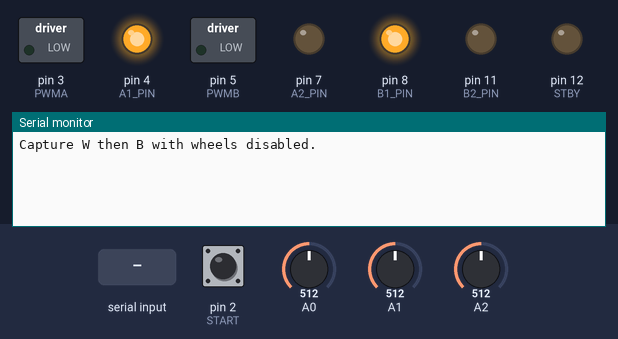
Bench run of a sketch on a simulated Arduino Uno, built with avr-gcc and run on an emulated ATmega328P. On the bench: switched loads named in the sketch (green lamp = pin HIGH), output pins drawn as LEDs (lit = HIGH), the last lines printed to the serial monitor. The test bench sets the inputs (shaded band); at power-on: pin 2 (START) HIGH, A0 = 512, A1 = 512, A2 = 512.

Above: at 1.2 s.
1.3 s: pin 2 (START) pulled LOW for 0.15 s
At 2.5 s:
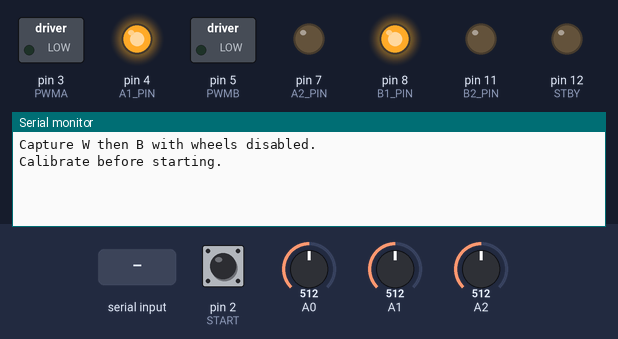
2.9 s: "W" received over Serial
At 4.0 s:
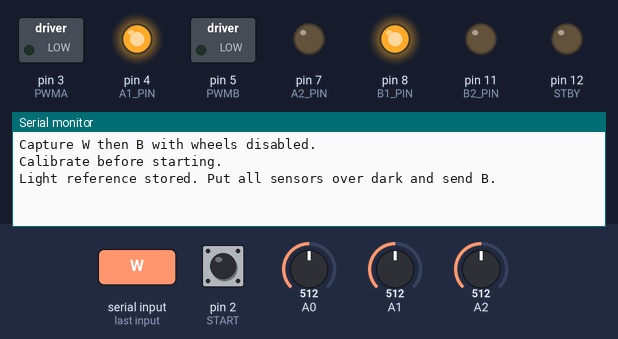
4.4 s: "B" received over Serial
At 5.2 s:
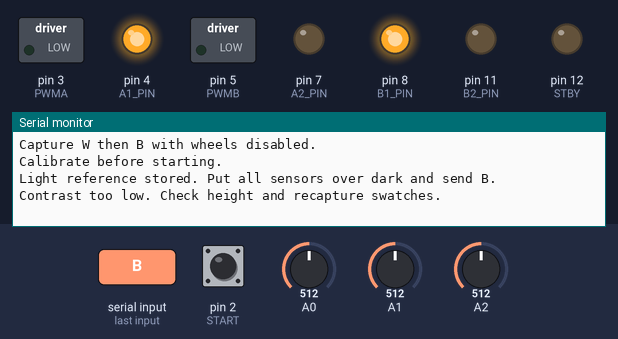

Measured:
- after the input at 1.3 s, the serial monitor: prints a new line at once (image 1)
- after the input at 2.9 s, the serial monitor: prints a new line at once (image 2)
- after the input at 4.4 s, the serial monitor: prints a new line at once (image 3)

The sketch:

autonomous_line_following.ino
```cpp
#include <EEPROM.h>

constexpr byte START=2,PWMA=3,PWMB=5,STBY=12;
constexpr byte A1_PIN=4,A2_PIN=7,B1_PIN=8,B2_PIN=11;
constexpr byte CHANNELS=3;
constexpr int BASE=92, STEER=74, MIN_STRENGTH=220;
constexpr unsigned int MAGIC=0x514C;
struct Calibration {unsigned int signature;int white[CHANNELS],black[CHANNELS];};
Calibration saved, candidate;
bool hasWhite=false, calibrated=false, running=false, raw=false, stable=false;
unsigned long changedAt=0,sampledAt=0,reportedAt=0;

void stop() {
  digitalWrite(STBY,LOW);
  running=false;
}
bool verify(const Calibration& values) {
  if(values.signature!=MAGIC)return false;
  for(byte i=0;i<CHANNELS;i++)
    if(values.white[i]<0||values.white[i]>1023||values.black[i]<0||values.black[i]>1023||
       abs(values.black[i]-values.white[i])<120)return false;
  return true;
}
void capture(int* values) {
  for(byte i=0;i<CHANNELS;i++){
    int total=0;
    analogRead(A0+i);
    for(byte j=0;j<12;j++)total+=analogRead(A0+i);
    values[i]=total/12;
  }
}
void command(char key) {
  if(key=='W'){
    stop();
    capture(candidate.white);hasWhite=true;
    Serial.println(F("Light reference stored. Put all sensors over dark and send B."));
  }else if(key=='B'){
    stop();
    if(!hasWhite){Serial.println(F("Send W over the light swatch first."));return;}
    capture(candidate.black);candidate.signature=MAGIC;
    if(!verify(candidate)){Serial.println(F("Contrast too low. Check height and recapture swatches."));return;}
    saved=candidate;EEPROM.put(0,saved);calibrated=true;
    Serial.println(F("Calibration saved. Place rover on line and press Start."));
  }
}
void setup(){
  Serial.begin(115200);pinMode(START,INPUT_PULLUP);
  raw=stable=digitalRead(START)==LOW;
  const byte pins[]={PWMA,PWMB,STBY,A1_PIN,A2_PIN,B1_PIN,B2_PIN};
  for(byte pin:pins)pinMode(pin,OUTPUT);
  stop();
  digitalWrite(A1_PIN,HIGH);digitalWrite(B1_PIN,HIGH);
  EEPROM.get(0,saved);calibrated=verify(saved);
  Serial.println(calibrated?F("Calibration loaded."):F("Capture W then B with wheels disabled."));
}
void loop(){
  if(Serial.available())command(Serial.read());
  const unsigned long now=millis();
  const bool pressed=digitalRead(START)==LOW;
  if(pressed!=raw){raw=pressed;changedAt=now;}
  if(raw!=stable&&now-changedAt>=35){
    stable=raw;
    if(stable){
      if(running)stop();
      else if(calibrated)running=true;
      else Serial.println(F("Calibrate before starting."));
    }
  }
  if(!running||now-sampledAt<12)return;
  sampledAt=now;
  int rawSample[CHANNELS],v[CHANNELS];
  capture(rawSample);
  for(byte i=0;i<CHANNELS;i++){
    long ratio=1000L*(rawSample[i]-saved.white[i])/(saved.black[i]-saved.white[i]);
    v[i]=constrain(ratio,0,1000);
  }
  if(max(v[0],max(v[1],v[2]))<MIN_STRENGTH){
    stop();Serial.println(F("LINE LOST. Reposition and press Start."));return;
  }
  int correction=STEER*(long)(v[2]-v[0])/(v[0]+v[1]+v[2]);
  analogWrite(PWMA,BASE+correction);
  analogWrite(PWMB,BASE-correction);
  digitalWrite(STBY,HIGH);
  if(now-reportedAt>=200){
    reportedAt=now;
    Serial.print(v[0]);Serial.print(',');Serial.print(v[1]);Serial.print(',');Serial.print(v[2]);Serial.print(F(" | correction "));Serial.println(correction);
  }
}
```
